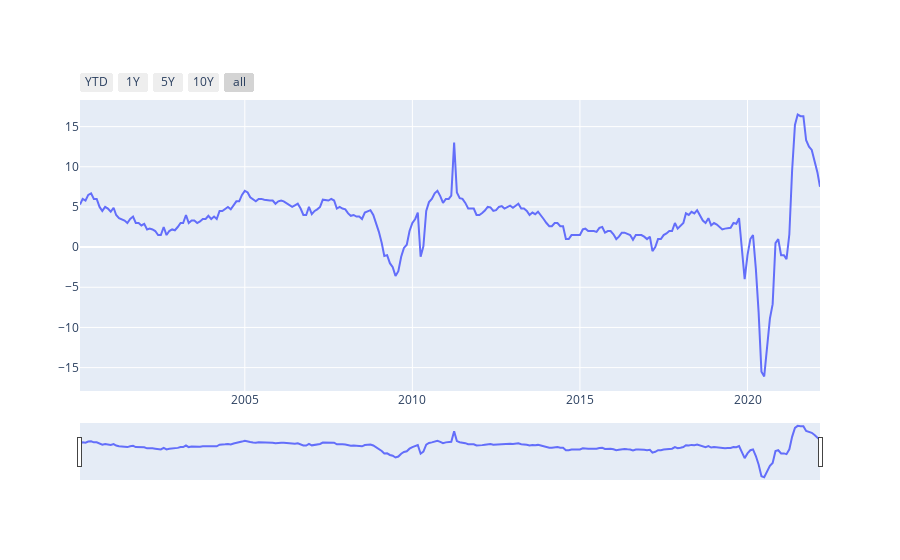

The notebook cell saved with this chart:
### Code cell
# Crear la figura

fig = go.Figure()

# Añadir las series de datos
fig.add_trace(go.Scatter(x=imacec.index, y=imacec, name='IPR', mode='lines'))

# Crear botones de tiempo
date_buttons = [
    {'count': 1, 'label': "YTD", 'step': "year", 'stepmode': "todate"},
    {'count': 1, 'label': "1Y", 'step': "year", 'stepmode': "backward"},
    {'count': 5, 'label': "5Y", 'step': "year", 'stepmode': "backward"},
    {'count': 10, 'label': "10Y", 'step': "year", 'stepmode': "backward"},
    {'step': "all"}
    ]

fig.update_layout({
    'xaxis': {'rangeselector':{'buttons': date_buttons}}
    })


fig.update_xaxes(rangeslider_visible=True)

### Figure 1 — Plotly figure (JSON) as saved in the notebook; plotly's stock layout.template omitted (floating-point values rounded to 4 significant figures; data arrays with more than 128 entries replaced by an {"elided": "..."} marker saying what was removed)
{"data": [{"mode": "lines", "name": "IPR", "type": "scatter", "x": {"elided": "266 str values"}, "y": {"elided": "266 float values"}}], "layout": {"xaxis": {"rangeselector": {"buttons": [{"count": 1, "label": "YTD", "step": "year", "stepmode": "todate"}, {"count": 1, "label": "1Y", "step": "year", "stepmode": "backward"}, {"count": 5, "label": "5Y", "step": "year", "stepmode": "backward"}, {"count": 10, "label": "10Y", "step": "year", "stepmode": "backward"}, {"step": "all"}]}, "rangeslider": {"visible": true}}}}
